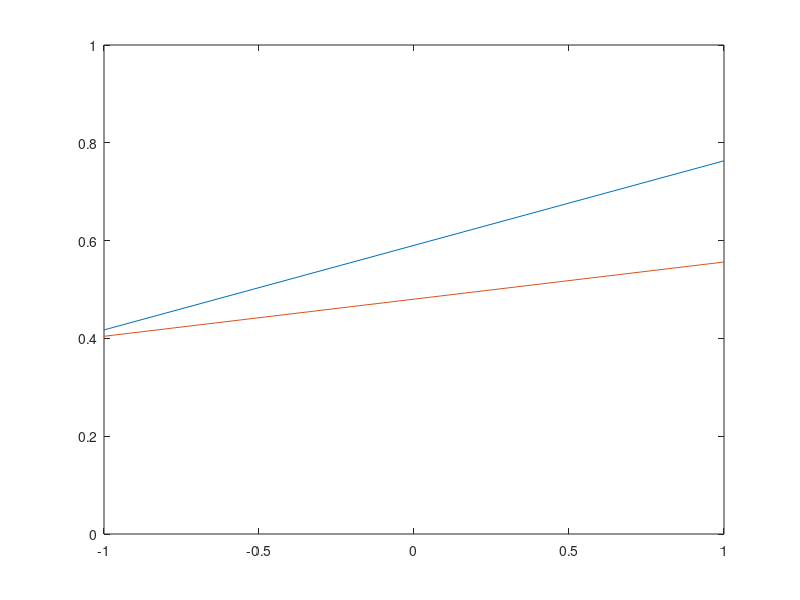

Source code (MATLAB): (Note: this script raises an error after producing the figure.)
%% Preamble -- not to appear in userguide

%% Everything below appears in userguide
hfig = figure;
plot([-1 1],rand(2));
axis([-1 1 0 1]);
set(hfig,'units','centimeters',...
  'NumberTitle','off','Name','ex03');
pos = get(hfig,'position');
set(hfig,'position',[pos(1:2),8,3]);
%% The following is excluded from userguide
matlabfrag('graphics/ex03');